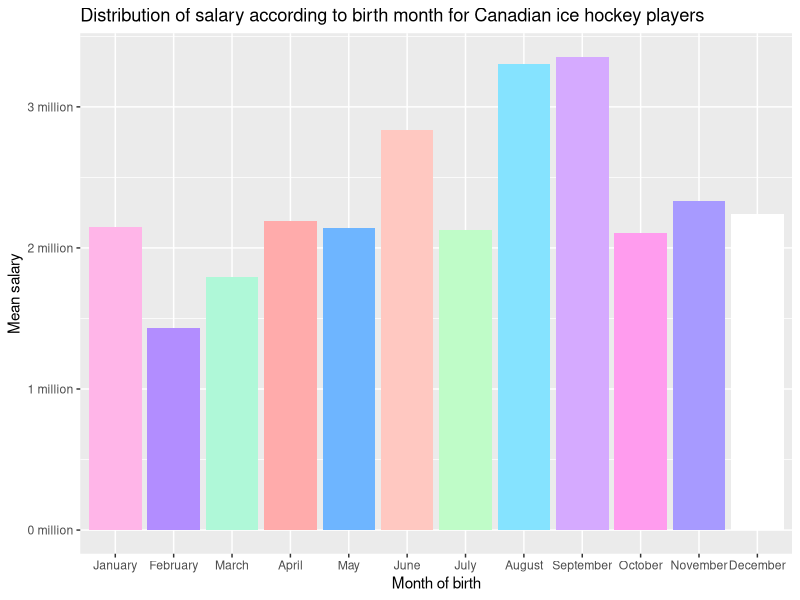
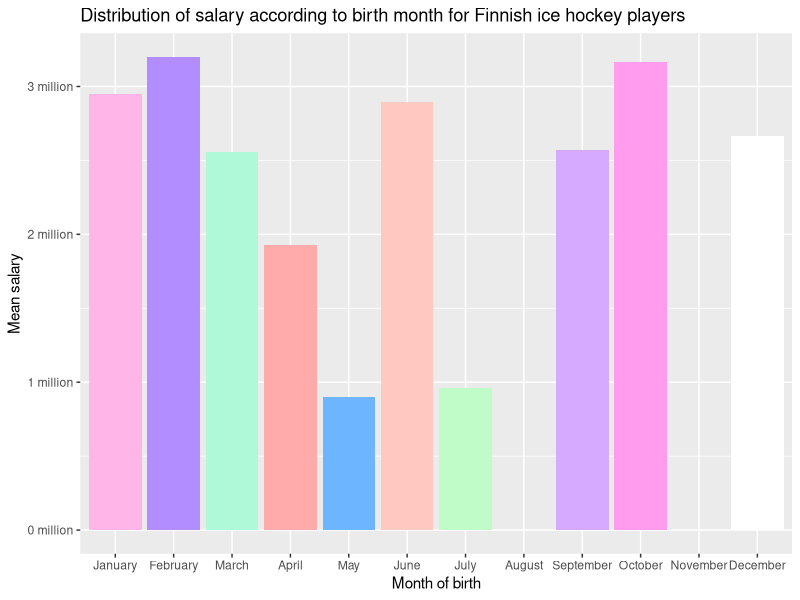
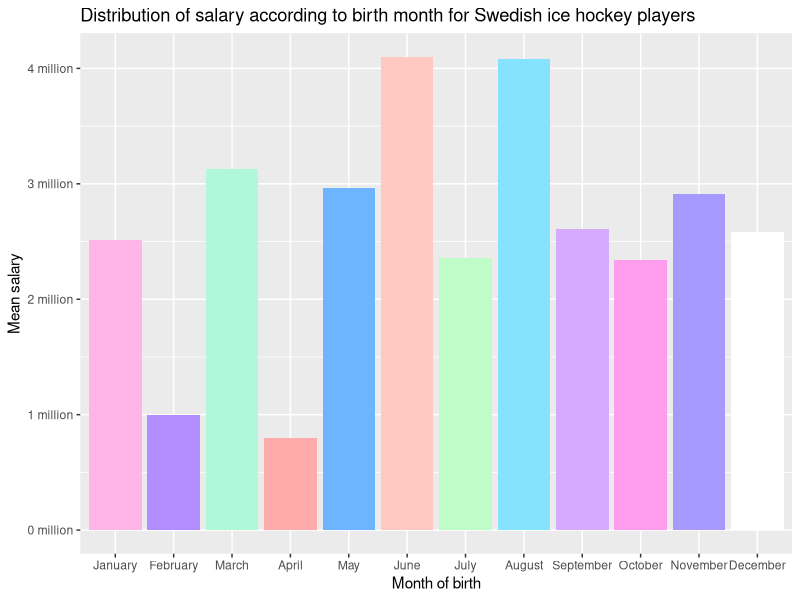
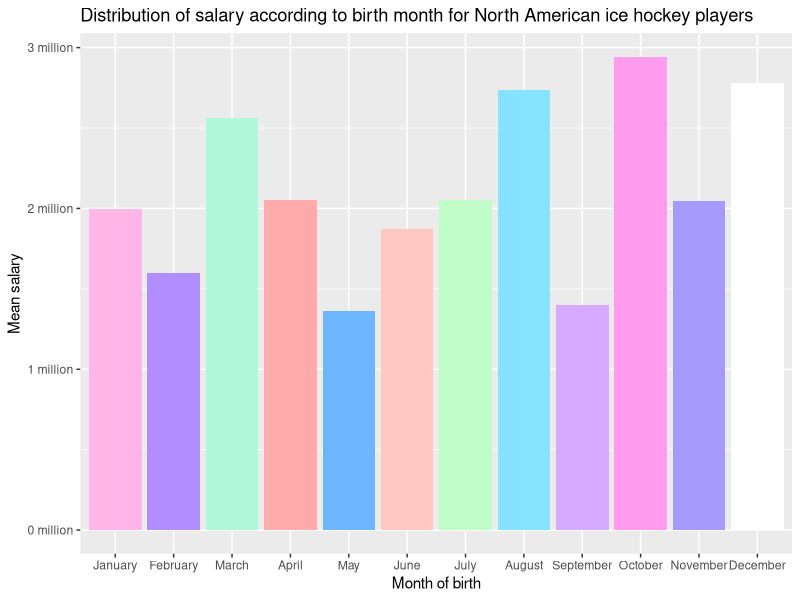
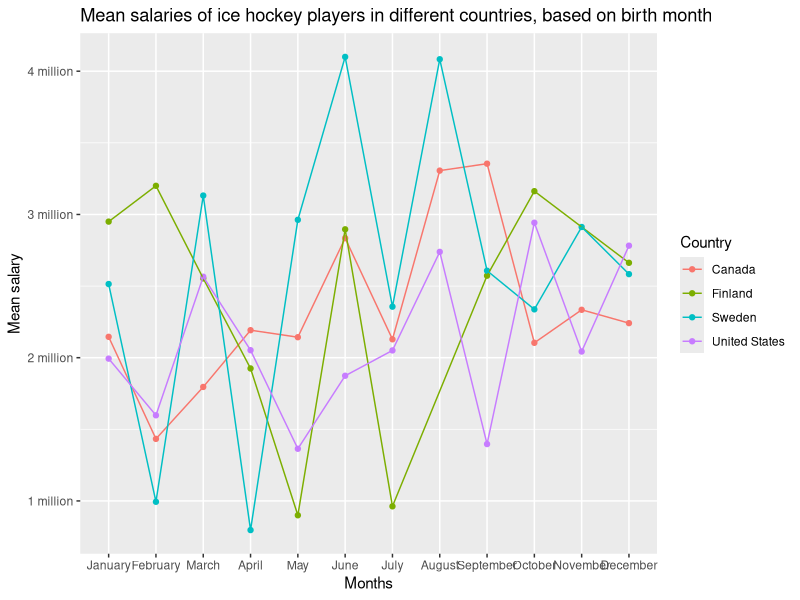

Generate these figures, in order, with R:
setwd("C:/Users/Reina Borst/Desktop/UCU sem 4/Data Analysis for LAS/Group Project")
library(tidyverse)
library(plyr)

salary_canada <- read.csv('salary_canada.csv')
salary_finland <- read.csv('salary_finland.csv')
salary_sweden <- read.csv('salary_sweden.csv')
salary_usa <- read.csv('salary_usa.csv')

reinapalette <- c('#FFB5E8', '#B28DFF', '#AFF8D8', '#FFABAB', '#6EB5FF', '#FFC8C1', '#BFFCC8', '#85E3FF', '#D5AAFF', '#FF9CEE', '#A79AFF', '#FFFFFF')
breaks <- seq(0, 4, 1)
labels <- paste(breaks, "million", sep=' ')

# ---------------->> CANADA <<----------------------

#compute mean salaries per month
can_salary_adapted <- salary_canada %>% 
  mutate(
    dates = as.Date(Born),
    months = format(dates,'%m'),
    month_text = case_when( 
      months == '01' ~ 'January', 
      months == '02' ~ 'February', 
      months == '03' ~ 'March', 
      months == '04' ~ 'April', 
      months == '05' ~ 'May', 
      months == '06' ~ 'June', 
      months == '07' ~ 'July', 
      months == '08' ~ 'August', 
      months == '09' ~ 'September', 
      months == '10' ~ 'October', 
      months == '11' ~ 'November', 
      months == '12' ~ 'December' 
    ) 
  )

salary_can_jan <- subset(can_salary_adapted, month_text == "January") 
salary_can_feb <- subset(can_salary_adapted, month_text == "February")
salary_can_mar <- subset(can_salary_adapted, month_text == "March")
salary_can_apr <- subset(can_salary_adapted, month_text == "April")
salary_can_may <- subset(can_salary_adapted, month_text == "May")
salary_can_jun <- subset(can_salary_adapted, month_text == "June")
salary_can_jul <- subset(can_salary_adapted, month_text == "July")
salary_can_aug <- subset(can_salary_adapted, month_text == "August")
salary_can_sep <- subset(can_salary_adapted, month_text == "September")
salary_can_oct <- subset(can_salary_adapted, month_text == "October")
salary_can_nov <- subset(can_salary_adapted, month_text == "November")
salary_can_dec <- subset(can_salary_adapted, month_text == "December")

mean_sal_can_year <- c(mean(salary_can_jan$Salary, na.rm = TRUE), mean(salary_can_feb$Salary, na.rm = TRUE), mean(salary_can_mar$Salary, na.rm = TRUE), mean(salary_can_apr$Salary, na.rm = TRUE), mean(salary_can_may$Salary, na.rm = TRUE), mean(salary_can_jun$Salary, na.rm = TRUE), mean(salary_can_jul$Salary, na.rm = TRUE), mean(salary_can_aug$Salary, na.rm = TRUE), mean(salary_can_sep$Salary, na.rm = TRUE), mean(salary_can_oct$Salary, na.rm = TRUE), mean(salary_can_nov$Salary, na.rm = TRUE), mean(salary_can_dec$Salary, na.rm = TRUE))
months_for_plot <- c('January', 'February', 'March', 'April', 'May', 'June', 'July', 'August', 'September', 'October', 'November', 'December')
ordered_months <- factor(months_for_plot, levels=c('January', 'February', 'March', 'April', 'May', 'June', 'July', 'August', 'September', 'October', 'November', 'December'), ordered=TRUE)

#Plot salary against birth months
ggplot() +
  geom_bar(stat="identity", mapping=aes(x=ordered_months, y=mean_sal_can_year, fill=ordered_months)) +
  scale_y_continuous(breaks = 1000000*breaks, labels = labels) +
  scale_fill_manual(values=reinapalette) +
  theme(legend.position = "none") + 
  labs(title = "Distribution of salary according to birth month for Canadian ice hockey players", x = "Month of birth", y = "Mean salary")

# ---------------->> FINLAND <<----------------------

#compute mean salaries per month
fin_salary_adapted <- salary_finland %>% 
  mutate(
    dates = as.Date(Born),
    months = format(dates,'%m'),
    month_text = case_when( 
      months == '01' ~ 'January', 
      months == '02' ~ 'February', 
      months == '03' ~ 'March', 
      months == '04' ~ 'April', 
      months == '05' ~ 'May', 
      months == '06' ~ 'June', 
      months == '07' ~ 'July', 
      months == '08' ~ 'August', 
      months == '09' ~ 'September', 
      months == '10' ~ 'October', 
      months == '11' ~ 'November', 
      months == '12' ~ 'December' 
    ) 
  )

salary_fin_jan <- subset(fin_salary_adapted, month_text == "January") 
salary_fin_feb <- subset(fin_salary_adapted, month_text == "February")
salary_fin_mar <- subset(fin_salary_adapted, month_text == "March")
salary_fin_apr <- subset(fin_salary_adapted, month_text == "April")
salary_fin_may <- subset(fin_salary_adapted, month_text == "May")
salary_fin_jun <- subset(fin_salary_adapted, month_text == "June")
salary_fin_jul <- subset(fin_salary_adapted, month_text == "July")
salary_fin_aug <- subset(fin_salary_adapted, month_text == "August")
salary_fin_sep <- subset(fin_salary_adapted, month_text == "September")
salary_fin_oct <- subset(fin_salary_adapted, month_text == "October")
salary_fin_nov <- subset(fin_salary_adapted, month_text == "November")
salary_fin_dec <- subset(fin_salary_adapted, month_text == "December")

mean_sal_fin_year <- c(mean(salary_fin_jan$Salary, na.rm = TRUE), mean(salary_fin_feb$Salary, na.rm = TRUE), mean(salary_fin_mar$Salary, na.rm = TRUE), mean(salary_fin_apr$Salary, na.rm = TRUE), mean(salary_fin_may$Salary, na.rm = TRUE), mean(salary_fin_jun$Salary, na.rm = TRUE), mean(salary_fin_jul$Salary, na.rm = TRUE), mean(salary_fin_aug$Salary, na.rm = TRUE), mean(salary_fin_sep$Salary, na.rm = TRUE), mean(salary_fin_oct$Salary, na.rm = TRUE), mean(salary_fin_nov$Salary, na.rm = TRUE), mean(salary_fin_dec$Salary, na.rm = TRUE))

#Plot salary against birth months
ggplot() +
  geom_bar(stat="identity", mapping=aes(x=ordered_months, y=mean_sal_fin_year, fill=ordered_months)) +
  scale_y_continuous(breaks = 1000000*breaks, labels = labels) +
  scale_fill_manual(values=reinapalette) +
  theme(legend.position = "none") + 
  labs(title = "Distribution of salary according to birth month for Finnish ice hockey players", x = "Month of birth", y = "Mean salary")

#Missing values due to really small sample = limitation

# ---------------->> Sweden <<----------------------

#compute mean salaries per month
swe_salary_adapted <- salary_sweden %>% 
  mutate(
    dates = as.Date(Born),
    months = format(dates,'%m'),
    month_text = case_when( 
      months == '01' ~ 'January', 
      months == '02' ~ 'February', 
      months == '03' ~ 'March', 
      months == '04' ~ 'April', 
      months == '05' ~ 'May', 
      months == '06' ~ 'June', 
      months == '07' ~ 'July', 
      months == '08' ~ 'August', 
      months == '09' ~ 'September', 
      months == '10' ~ 'October', 
      months == '11' ~ 'November', 
      months == '12' ~ 'December' 
    ) 
  )

salary_swe_jan <- subset(swe_salary_adapted, month_text == "January") 
salary_swe_feb <- subset(swe_salary_adapted, month_text == "February")
salary_swe_mar <- subset(swe_salary_adapted, month_text == "March")
salary_swe_apr <- subset(swe_salary_adapted, month_text == "April")
salary_swe_may <- subset(swe_salary_adapted, month_text == "May")
salary_swe_jun <- subset(swe_salary_adapted, month_text == "June")
salary_swe_jul <- subset(swe_salary_adapted, month_text == "July")
salary_swe_aug <- subset(swe_salary_adapted, month_text == "August")
salary_swe_sep <- subset(swe_salary_adapted, month_text == "September")
salary_swe_oct <- subset(swe_salary_adapted, month_text == "October")
salary_swe_nov <- subset(swe_salary_adapted, month_text == "November")
salary_swe_dec <- subset(swe_salary_adapted, month_text == "December")

mean_sal_swe_year <- c(mean(salary_swe_jan$Salary, na.rm = TRUE), mean(salary_swe_feb$Salary, na.rm = TRUE), mean(salary_swe_mar$Salary, na.rm = TRUE), mean(salary_swe_apr$Salary, na.rm = TRUE), mean(salary_swe_may$Salary, na.rm = TRUE), mean(salary_swe_jun$Salary, na.rm = TRUE), mean(salary_swe_jul$Salary, na.rm = TRUE), mean(salary_swe_aug$Salary, na.rm = TRUE), mean(salary_swe_sep$Salary, na.rm = TRUE), mean(salary_swe_oct$Salary, na.rm = TRUE), mean(salary_swe_nov$Salary, na.rm = TRUE), mean(salary_swe_dec$Salary, na.rm = TRUE))

#Plot salary against birth months
ggplot() +
  geom_bar(stat="identity", mapping=aes(x=ordered_months, y=mean_sal_swe_year, fill=ordered_months)) +
  scale_y_continuous(breaks = 1000000*breaks, labels = labels) +
  scale_fill_manual(values=reinapalette) +
  theme(legend.position = "none") + 
  labs(title = "Distribution of salary according to birth month for Swedish ice hockey players", x = "Month of birth", y = "Mean salary")

# ---------------->> UNITED STATES <<----------------------

#compute mean salaries per month
usa_salary_adapted <- salary_usa %>% 
  mutate(
    dates = as.Date(Born),
    months = format(dates,'%m'),
    month_text = case_when( 
      months == '01' ~ 'January', 
      months == '02' ~ 'February', 
      months == '03' ~ 'March', 
      months == '04' ~ 'April', 
      months == '05' ~ 'May', 
      months == '06' ~ 'June', 
      months == '07' ~ 'July', 
      months == '08' ~ 'August', 
      months == '09' ~ 'September', 
      months == '10' ~ 'October', 
      months == '11' ~ 'November', 
      months == '12' ~ 'December' 
    ) 
  )

salary_usa_jan <- subset(usa_salary_adapted, month_text == "January") 
salary_usa_feb <- subset(usa_salary_adapted, month_text == "February")
salary_usa_mar <- subset(usa_salary_adapted, month_text == "March")
salary_usa_apr <- subset(usa_salary_adapted, month_text == "April")
salary_usa_may <- subset(usa_salary_adapted, month_text == "May")
salary_usa_jun <- subset(usa_salary_adapted, month_text == "June")
salary_usa_jul <- subset(usa_salary_adapted, month_text == "July")
salary_usa_aug <- subset(usa_salary_adapted, month_text == "August")
salary_usa_sep <- subset(usa_salary_adapted, month_text == "September")
salary_usa_oct <- subset(usa_salary_adapted, month_text == "October")
salary_usa_nov <- subset(usa_salary_adapted, month_text == "November")
salary_usa_dec <- subset(usa_salary_adapted, month_text == "December")

mean_sal_usa_year <- c(mean(salary_usa_jan$Salary, na.rm = TRUE), mean(salary_usa_feb$Salary, na.rm = TRUE), mean(salary_usa_mar$Salary, na.rm = TRUE), mean(salary_usa_apr$Salary, na.rm = TRUE), mean(salary_usa_may$Salary, na.rm = TRUE), mean(salary_usa_jun$Salary, na.rm = TRUE), mean(salary_usa_jul$Salary, na.rm = TRUE), mean(salary_usa_aug$Salary, na.rm = TRUE), mean(salary_usa_sep$Salary, na.rm = TRUE), mean(salary_usa_oct$Salary, na.rm = TRUE), mean(salary_usa_nov$Salary, na.rm = TRUE), mean(salary_usa_dec$Salary, na.rm = TRUE))

#Plot salary against birth months
ggplot() +
  geom_bar(stat="identity", mapping=aes(x=ordered_months, y=mean_sal_usa_year, fill=ordered_months)) +
  scale_y_continuous(breaks = 1000000*breaks, labels = labels) +
  scale_fill_manual(values=reinapalette) +
  theme(legend.position = "none") + 
  labs(title = "Distribution of salary according to birth month for North American ice hockey players", x = "Month of birth", y = "Mean salary")

# ---------------->> ALL COUNTRIES IN ONE PLOT <<----------------------

salary_adapted <- bind_rows(can_salary_adapted, fin_salary_adapted, swe_salary_adapted, usa_salary_adapted)

salary_means = salary_adapted %>%
  dplyr::group_by(Nat, month_text) %>%
  dplyr::summarize(mean_salary = mean(Salary, na.rm=T))

salary_means$month_text <- factor(salary_means$month_text, levels = c("January", "February", "March", "April", "May", "June", "July", "August", "September", "October", "November", "December"))

ggplot(
  data = salary_means,
  mapping = aes(x=month_text, y=mean_salary)
) +
  geom_point(mapping=aes(colour = Nat)) +
  geom_line(mapping=aes(group=Nat, colour = Nat)) +
  scale_y_continuous(breaks = 1000000*breaks, labels = labels) +
  labs(title = "Mean salaries of ice hockey players in different countries, based on birth month", x = "Months", y = "Mean salary", color='Country')